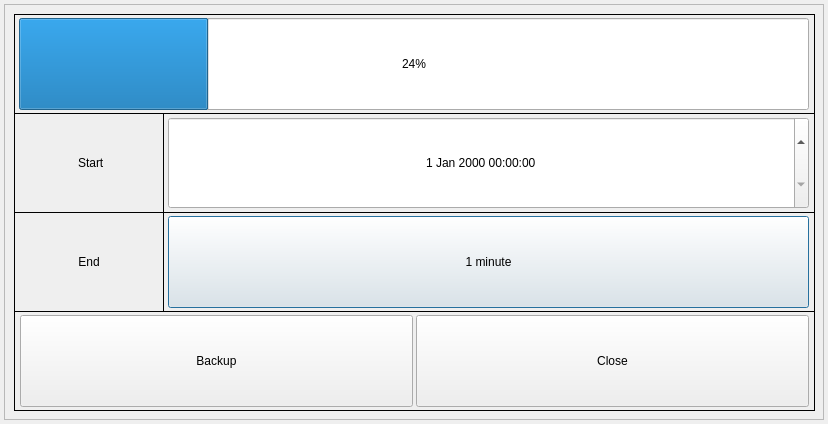
<?xml version="1.0" encoding="UTF-8"?>
<ui version="4.0">
 <class>BackupDialog</class>
 <widget class="QDialog" name="BackupDialog">
  <property name="geometry">
   <rect>
    <x>0</x>
    <y>0</y>
    <width>828</width>
    <height>424</height>
   </rect>
  </property>
  <property name="windowTitle">
   <string>BackupDialog</string>
  </property>
  <widget class="QFrame" name="frame">
   <property name="geometry">
    <rect>
     <x>4</x>
     <y>4</y>
     <width>820</width>
     <height>416</height>
    </rect>
   </property>
   <property name="frameShape">
    <enum>QFrame::StyledPanel</enum>
   </property>
   <property name="frameShadow">
    <enum>QFrame::Raised</enum>
   </property>
   <widget class="QLabel" name="labelStart">
    <property name="geometry">
     <rect>
      <x>10</x>
      <y>109</y>
      <width>150</width>
      <height>100</height>
     </rect>
    </property>
    <property name="frameShape">
     <enum>QFrame::Box</enum>
    </property>
    <property name="text">
     <string> Start</string>
    </property>
    <property name="alignment">
     <set>Qt::AlignCenter</set>
    </property>
   </widget>
   <widget class="QLabel" name="labelEnd">
    <property name="geometry">
     <rect>
      <x>10</x>
      <y>208</y>
      <width>150</width>
      <height>100</height>
     </rect>
    </property>
    <property name="frameShape">
     <enum>QFrame::Box</enum>
    </property>
    <property name="text">
     <string>End</string>
    </property>
    <property name="alignment">
     <set>Qt::AlignCenter</set>
    </property>
   </widget>
   <widget class="QLabel" name="label1">
    <property name="geometry">
     <rect>
      <x>10</x>
      <y>10</y>
      <width>801</width>
      <height>100</height>
     </rect>
    </property>
    <property name="frameShape">
     <enum>QFrame::Box</enum>
    </property>
    <property name="text">
     <string/>
    </property>
   </widget>
   <widget class="QLabel" name="label2">
    <property name="geometry">
     <rect>
      <x>159</x>
      <y>109</y>
      <width>652</width>
      <height>100</height>
     </rect>
    </property>
    <property name="frameShape">
     <enum>QFrame::Box</enum>
    </property>
    <property name="text">
     <string/>
    </property>
   </widget>
   <widget class="QLabel" name="label3">
    <property name="geometry">
     <rect>
      <x>159</x>
      <y>208</y>
      <width>652</width>
      <height>100</height>
     </rect>
    </property>
    <property name="frameShape">
     <enum>QFrame::Box</enum>
    </property>
    <property name="text">
     <string/>
    </property>
   </widget>
   <widget class="QLabel" name="label4">
    <property name="geometry">
     <rect>
      <x>10</x>
      <y>307</y>
      <width>801</width>
      <height>100</height>
     </rect>
    </property>
    <property name="frameShape">
     <enum>QFrame::Box</enum>
    </property>
    <property name="text">
     <string/>
    </property>
   </widget>
   <widget class="QProgressBar" name="progressBarBackup">
    <property name="geometry">
     <rect>
      <x>15</x>
      <y>14</y>
      <width>790</width>
      <height>92</height>
     </rect>
    </property>
    <property name="value">
     <number>24</number>
    </property>
    <property name="alignment">
     <set>Qt::AlignCenter</set>
    </property>
   </widget>
   <widget class="QDateTimeEdit" name="dateTimeStart">
    <property name="geometry">
     <rect>
      <x>164</x>
      <y>113</y>
      <width>641</width>
      <height>92</height>
     </rect>
    </property>
    <property name="alignment">
     <set>Qt::AlignCenter</set>
    </property>
   </widget>
   <widget class="QPushButton" name="buttonEnd">
    <property name="geometry">
     <rect>
      <x>164</x>
      <y>212</y>
      <width>641</width>
      <height>92</height>
     </rect>
    </property>
    <property name="text">
     <string>1 minute</string>
    </property>
   </widget>
   <widget class="QPushButton" name="buttonBackup">
    <property name="geometry">
     <rect>
      <x>16</x>
      <y>311</y>
      <width>393</width>
      <height>92</height>
     </rect>
    </property>
    <property name="text">
     <string>Backup</string>
    </property>
   </widget>
   <widget class="QPushButton" name="buttonClose">
    <property name="geometry">
     <rect>
      <x>412</x>
      <y>311</y>
      <width>393</width>
      <height>92</height>
     </rect>
    </property>
    <property name="text">
     <string>Close</string>
    </property>
   </widget>
  </widget>
 </widget>
 <layoutdefault spacing="6" margin="11"/>
 <resources/>
 <connections/>
</ui>
